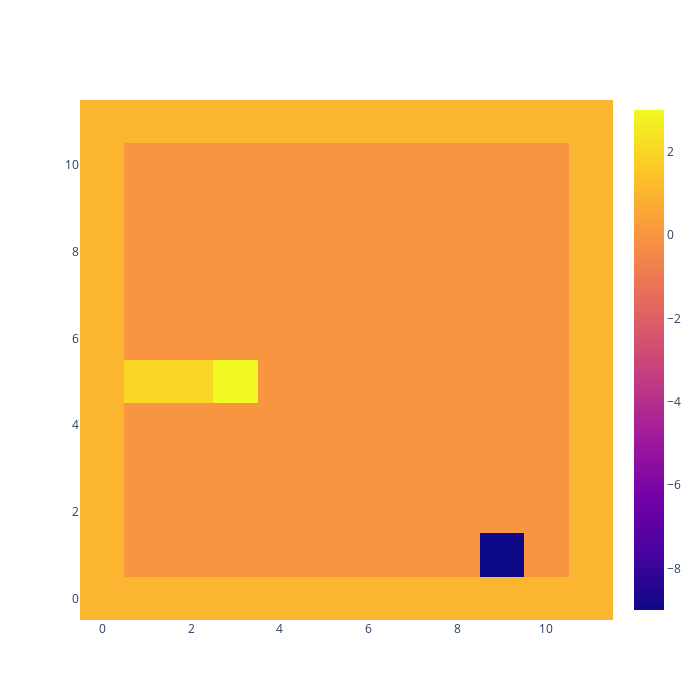

The notebook cell this image was saved under:
### Code cell
fig = go.Figure(data=go.Heatmap(
                    z=grille_torch))
fig.update_layout(autosize=False,width = 700, height = 700,)
fig.show()

### Figure 1 — Plotly figure (JSON) as saved in the notebook; plotly's stock layout.template omitted (floating-point values rounded to 4 significant figures; data arrays with more than 128 entries replaced by an {"elided": "..."} marker saying what was removed)
{"data": [{"type": "heatmap", "z": {"elided": "12x12 int values"}}], "layout": {"autosize": false, "height": 700, "width": 700}}
